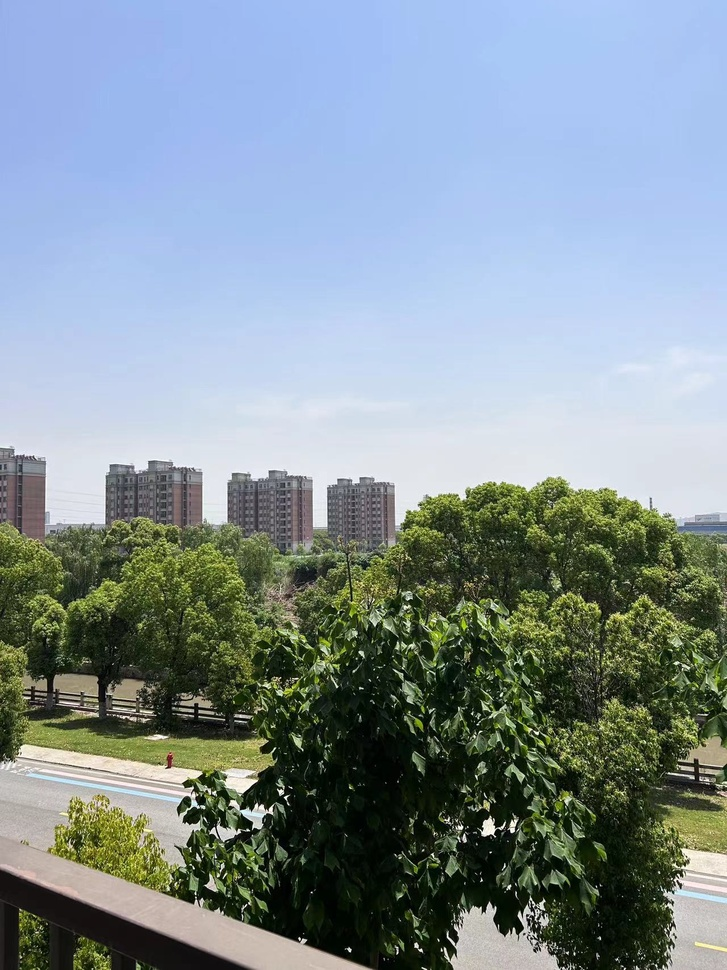
#> input picture 计算机视觉实践-练习4/imgs.jpg, 727 x 970 px, shrunk from 1280 x 1707 before the run
$ python stereo_test.py
#> lines starting #> are read from the running program, lines starting #| are printed output that depends on the picture
import cv2
import numpy as np
import matplotlib.pyplot as plt

# 读取左右图像
img_left = cv2.imread('imgs.jpg', cv2.IMREAD_GRAYSCALE)
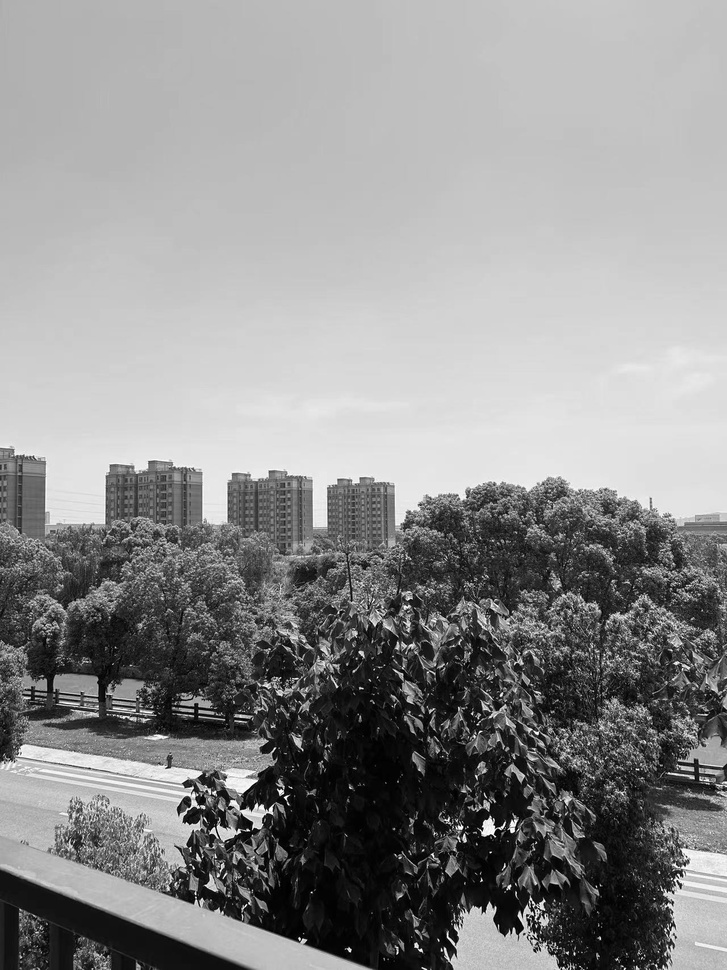
#> img_left: shape (970, 727); min 0, max 255, mean 142.1
img_right = cv2.imread('imgss.jpg', cv2.IMREAD_GRAYSCALE)
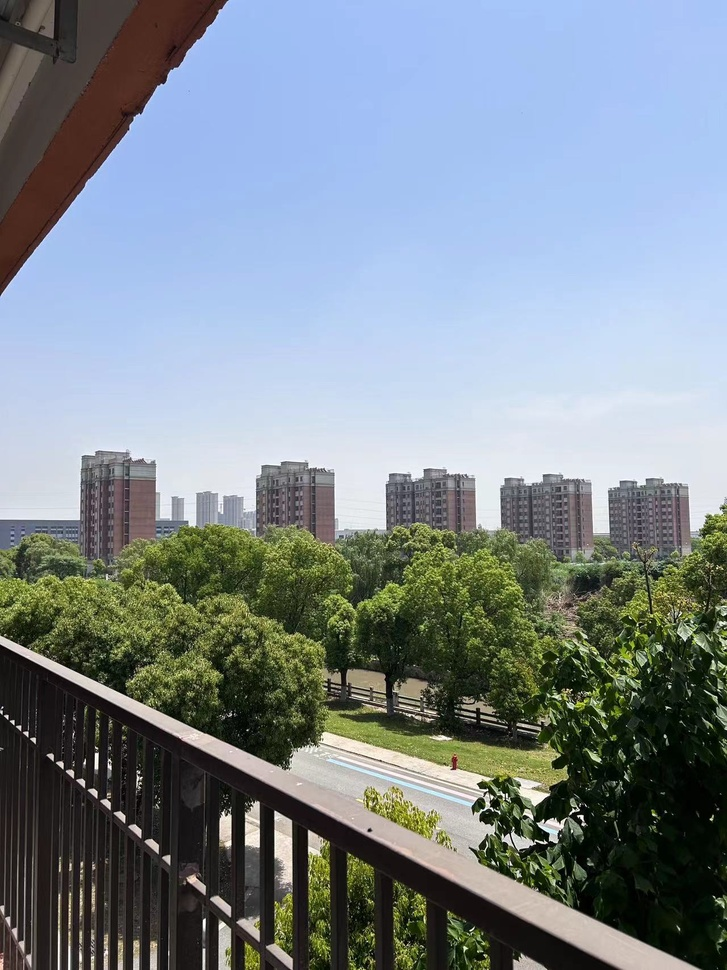
#> input picture 计算机视觉实践-练习4/imgss.jpg, 727 x 970 px, shrunk from 1280 x 1707 before the run
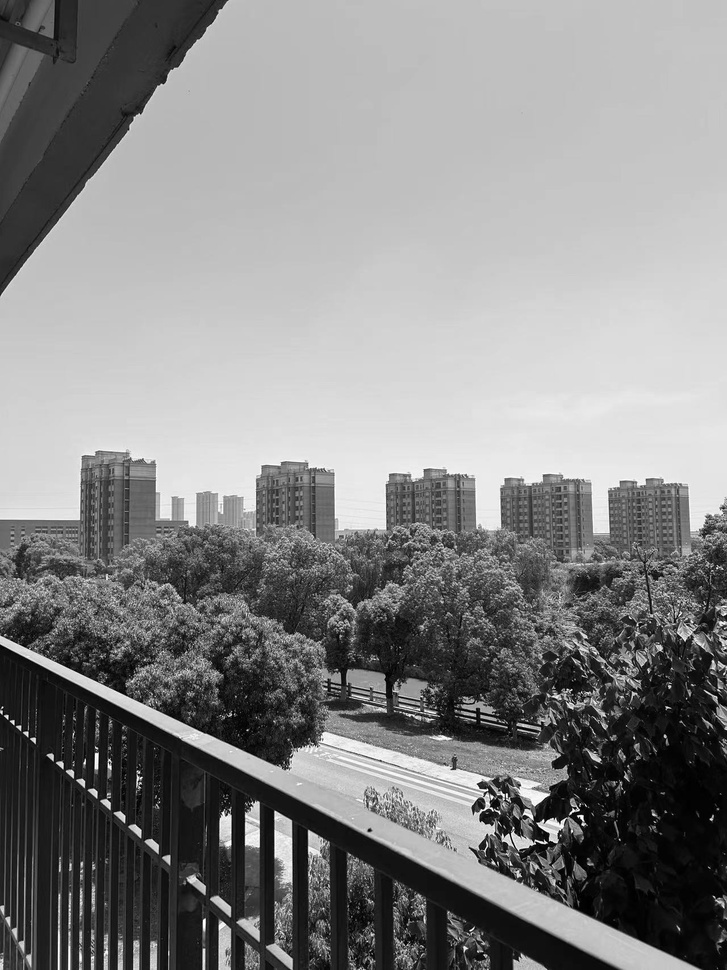
#> img_right: shape (970, 727); min 0, max 255, mean 134.3

# 检查图像是否正确读取
if img_left is None or img_right is None:
    print("Error: Failed to read images")
else:
    # 创建StereoBM对象
    stereo = cv2.StereoBM_create(numDisparities=16, blockSize=15)

    # [12 lines of commented-out code are left out]
    disparity = stereo.compute(img_left, img_right)
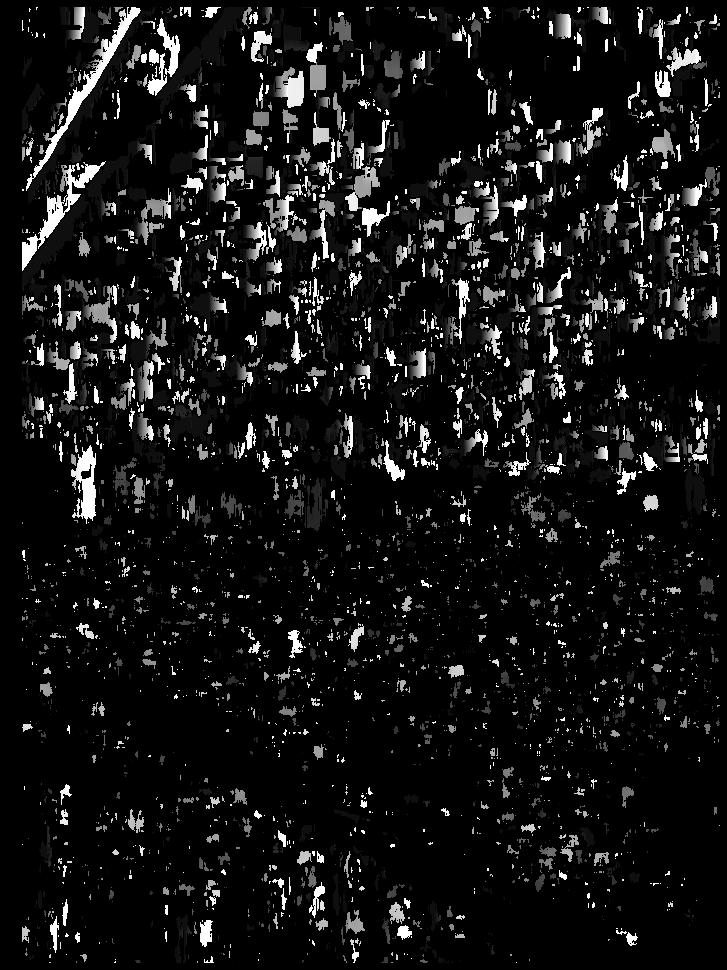
#> disparity: shape (970, 727) int16; min -16, max 240, mean 5.2; drawn with min black and max white

    # 归一化视差图以便显示
    disparity_normalized = cv2.normalize(disparity, None, alpha=0, beta=255, norm_type=cv2.NORM_MINMAX)
    disparity_normalized = np.uint8(disparity_normalized)

    # 使用matplotlib显示结果
    plt.figure(figsize=(10, 5))
    plt.subplot(1, 2, 1)
    plt.title('Left Image')
    plt.imshow(img_left, cmap='gray')
    plt.subplot(1, 2, 2)
    plt.title('Disparity Map')
    plt.imshow(disparity_normalized, cmap='jet')
    plt.colorbar()
    plt.show()
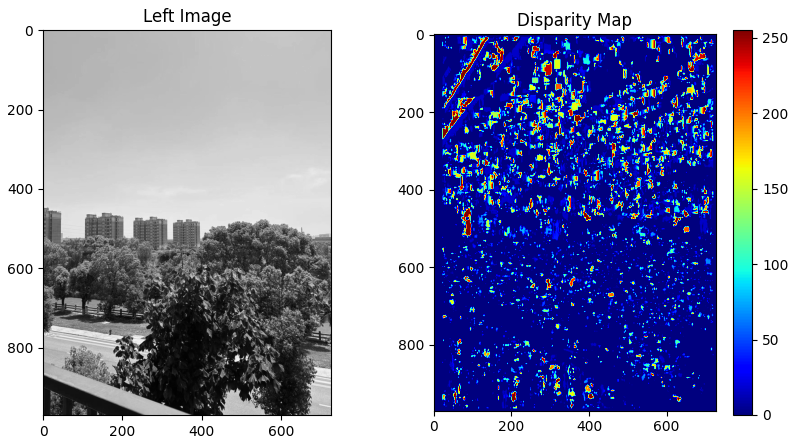
#> figure drawn by matplotlib, 3 panels
